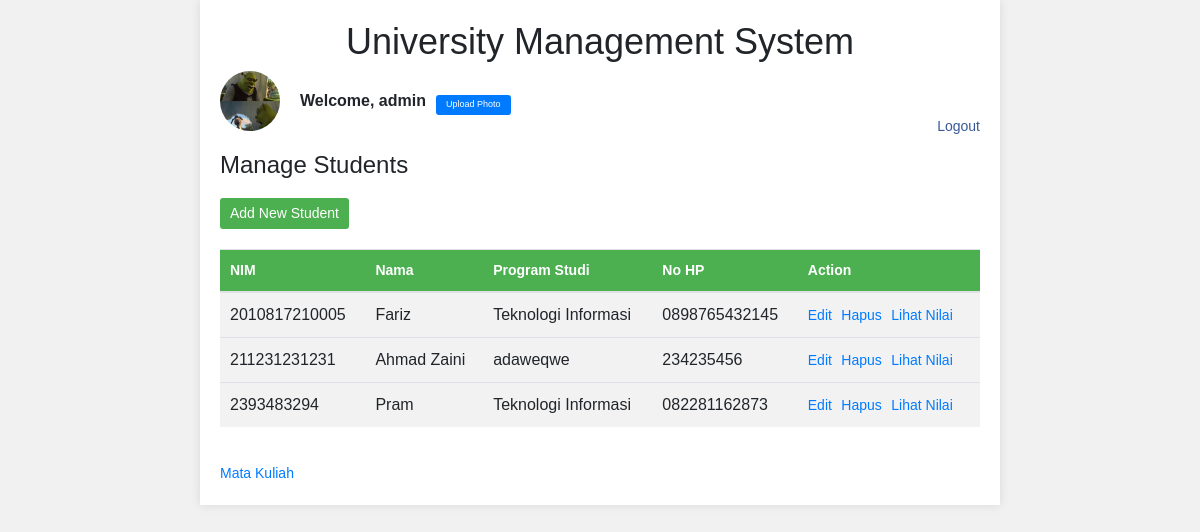
The app's page /index.php (signed in) with its own data.
### tables this page shows
CREATE TABLE `students` (
  `id` int(11) NOT NULL,
  `nim` varchar(20) NOT NULL,
  `name` varchar(255) NOT NULL,
  `program_studi` varchar(255) NOT NULL,
  `no_hp` varchar(20) NOT NULL
);

### index.php (the view, shortened to what this page needs)
<?php
$servername = "localhost";
$username = "root";
$password = "";
$dbname = "university";
$conn = new mysqli($servername, $username, $password, $dbname);
$adminName = $_SESSION['admin'];
$sql = "SELECT * FROM admins WHERE username='$adminName'";
$adminResult = $conn->query($sql);
$admin = $adminResult->fetch_assoc();
$photo = $admin['photo'];
?>
<!DOCTYPE html>
<html>
<head>
    <link rel="stylesheet" href="https://stackpath.bootstrapcdn.com/bootstrap/4.5.0/css/bootstrap.min.css">
</head>
<body>
    <div class="container">
        <h1 style="font-size: 36px;">University Management System</h1>
        <?php if (isset($_SESSION['admin'])) : ?>
            <div class="admin-profile">
                <div style="display: flex; align-items: center;">
                    <img src="<?php echo $photo ? $photo : 'default-profile.jpg'; ?>" alt="Admin Profile">
                    <span style="margin-left: 10px; font-size: 16px; font-weight: bold;">Welcome, <?php echo $_SESSION['admin']; ?></span>
                </div>
                <div class="upload-photo-form" style="margin-top: 10px;">
                    <form action="" method="POST" enctype="multipart/form-data">
                        <label for="photo-file" style="padding: 5px 10px; background-color: #007bff; color: #fff; border: none; border-radius: 3px; cursor: pointer; font-size: 9px; line-height: 1; height: 20px;">Upload Photo</label>
                    </form>
                </div>
            </div>
            <a class="logout-link" href="logout.php">Logout</a>
            <h2 style="font-size: 24px;">Manage Students</h2>
            <a class="add-student-link" href="add_student.php">Add New Student</a>
            <div class="table-responsive">
                <table class="table table-striped manage-table">
                    <thead>
                        <tr>
                            <th scope="col">NIM</th>
                            <th scope="col">Nama</th>
                            <th scope="col">Program Studi</th>
                            <th scope="col">No HP</th>
                            <th scope="col">Action</th>
                        </tr>
                    </thead>
                    <tbody>
                        <?php
                        $sql = "SELECT * FROM students";
                        $result = $conn->query($sql);
                        if ($result->num_rows > 0) {
                            while ($row = $result->fetch_assoc()) {
                                echo "<tr>
                                    <td>" . $row['nim'] . "</td>
                                    <td>" . $row['name'] . "</td>
                                    <td>" . $row['program_studi'] . "</td>
                                    <td>" . $row['no_hp'] . "</td>
                                    <td class='action-buttons'>
                                        <a href='edit_student.php?id=" . $row['id'] . "'>Edit</a>
                                        <a href='delete_student.php?id=" . $row['id'] . "' onclick='return confirmDelete();'>Hapus</a>
                                        <a href='view_grades.php?student_id=" . $row['id'] . "'>Lihat Nilai</a>
                                    </td>
                                </tr>";
                            }
                        } else {
                            echo "<tr><td colspan='5'>No students found</td></tr>";
                        }
                        ?>
                    </tbody>
                </table>
            </div>
        <?php endif; ?>
        <?php if (isset($_SESSION['admin']) || isset($_SESSION['student'])) : ?>
            <a class="back-link" href="list_courses.php">Mata Kuliah</a>
        <?php endif; ?>
    </div>
</body>
</html>

### index.php (style rules this page uses)
body { font-family: Arial, sans-serif; background-color: #f1f1f1; margin: 0; padding: 0; }
.container { max-width: 800px; margin: 0 auto; padding: 20px; background-color: #fff; box-shadow: 0 0 10px rgba(0, 0, 0, 0.1); }
h1 { text-align: center; margin-top: 0; }
h2 { margin-top: 0; }
.logout-link { float: right; margin-top: -35px; color: #385898; text-decoration: none; font-size: 14px; }
.add-student-link, .add-grade-link { display: inline-block; margin-top: 10px; padding: 5px 10px; background-color: #4CAF50; color: #fff; border: none; border-radius: 3px; cursor: pointer; text-decoration: none; font-size: 14px; }
.manage-table { margin-top: 20px; }
.manage-table th, .manage-table td { padding: 10px; }
.manage-table th { background-color: #4CAF50; color: #fff; font-weight: bold; text-align: left; font-size: 14px; }
.manage-table tr:nth-child(even) { background-color: #f2f2f2; }
.manage-table a { color: #007bff; margin-right: 5px; text-decoration: none; font-size: 14px; }
.manage-table .action-buttons { white-space: nowrap; }
.back-link { display: inline-block; margin-top: 20px; color: #007bff; text-decoration: none; font-size: 14px; }
.admin-profile { display: flex; align-items: center; margin-bottom: 20px; }
.admin-profile img { width: 60px; height: 60px; border-radius: 50%; object-fit: cover; margin-right: 10px; }
.admin-profile span { font-size: 16px; font-weight: bold; }
.upload-photo-form { display: inline-block; margin-left: 10px; }
.upload-photo-form label { padding: 5px 10px; background-color: #007bff; color: #fff; border: none; border-radius: 3px; cursor: pointer; font-size: 9px; line-height: 1; height: 20px; }

### records on screen
students: nim "2010817210005", name "Fariz", program_studi "Teknologi Informasi", no_hp "0898765432145"
students: nim "211231231231", name "Ahmad Zaini", program_studi "adaweqwe", no_hp "234235456"
students: nim "2393483294", name "Pram", program_studi "Teknologi Informasi", no_hp "082281162873"

### other values on screen
$_SESSION['admin'] "admin"
